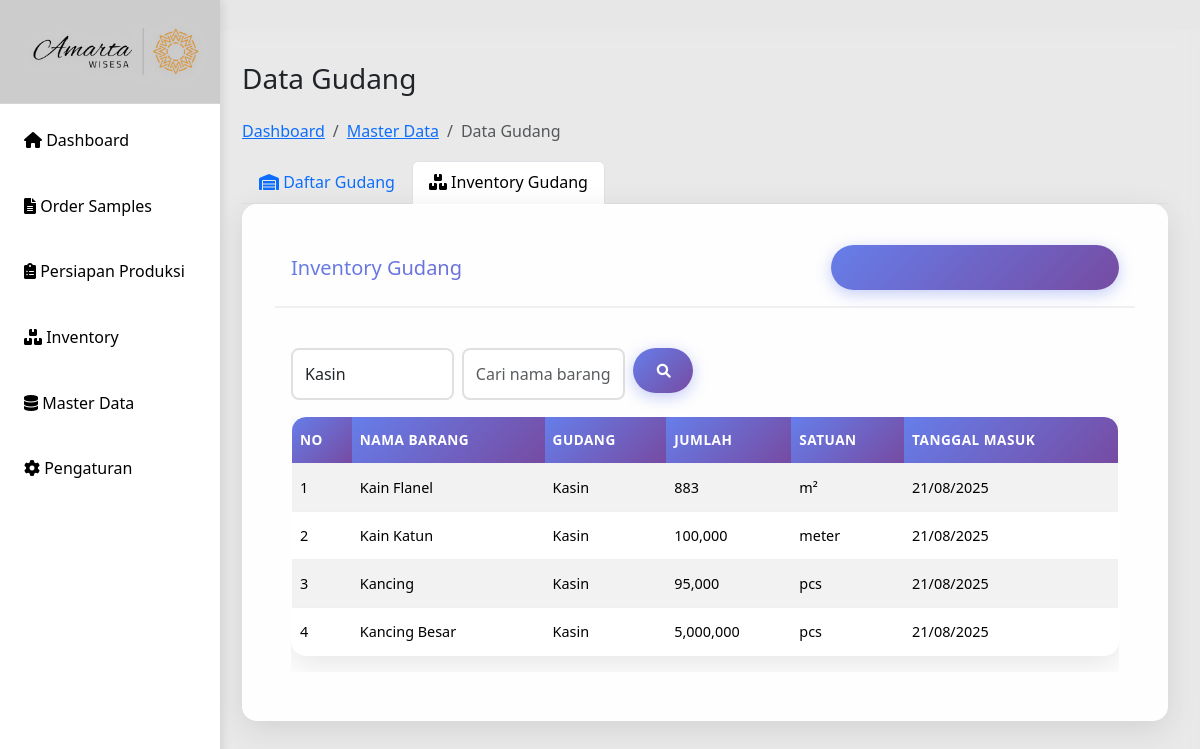
The page /data-gudang.php?filter_gudang=3 on the database as committed earlier.
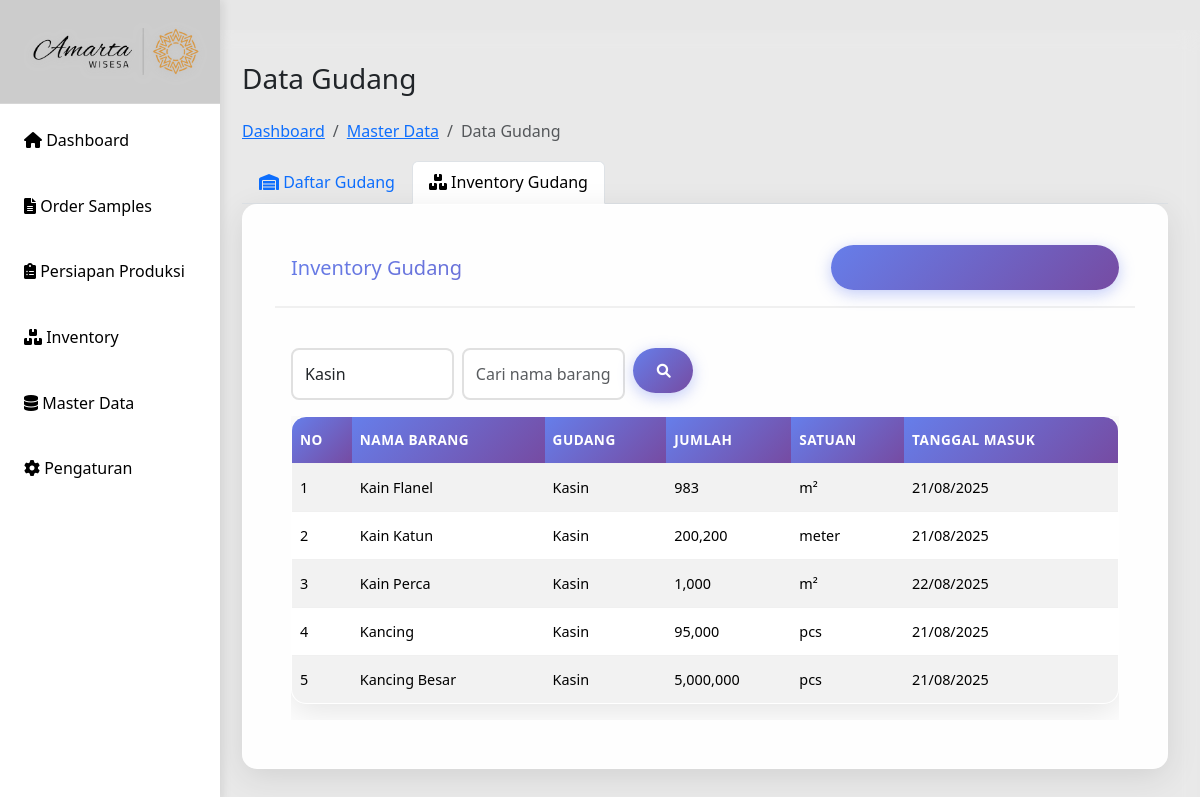
The same page on the database as committed later.
### tables this page shows
CREATE TABLE `inventory_gudang` (
  `id_inventory` int(11) NOT NULL,
  `id_gudang` int(11) NOT NULL,
  `nama_barang` varchar(100) NOT NULL,
  `jumlah` int(11) NOT NULL DEFAULT 0,
  `stok_akhir` int(11) NOT NULL DEFAULT 0,
  `satuan` varchar(20) NOT NULL,
  `tanggal_masuk` date DEFAULT NULL,
  `tanggal_update` timestamp NOT NULL DEFAULT current_timestamp() ON UPDATE current_timestamp()
);

CREATE TABLE `gudang` (
  `id_gudang` int(11) NOT NULL,
  `nama` varchar(100) NOT NULL,
  `alamat` text NOT NULL,
  `kepala_gudang` varchar(100) NOT NULL,
  `kapasitas` int(11) NOT NULL COMMENT 'Kapasitas dalam meter persegi',
  `keterangan` text DEFAULT NULL,
  `created_at` timestamp NOT NULL DEFAULT current_timestamp(),
  `updated_at` timestamp NOT NULL DEFAULT current_timestamp() ON UPDATE current_timestamp()
);

### data-gudang.php (the view, shortened to what this page needs)
<?php
include 'config/db.php';
include 'includes/header.php';
$sql = "SELECT * FROM gudang ORDER BY id_gudang DESC";
$result = mysqli_query($conn, $sql);
$gudangList = mysqli_fetch_all($result, MYSQLI_ASSOC);
?>
<div class="main-content">
    <div class="row">
        <div class="col-12">
            <h1 class="h3 mb-4">Data Gudang</h1>
            <nav aria-label="breadcrumb">
                <ol class="breadcrumb">
                    <li class="breadcrumb-item"><a href="index.php">Dashboard</a></li>
                    <li class="breadcrumb-item"><a href="master-data.php">Master Data</a></li>
                    <li class="breadcrumb-item active">Data Gudang</li>
                </ol>
            </nav>
            <ul class="nav nav-tabs" id="gudangTabs" role="tablist">
                <li class="nav-item" role="presentation">
                    <button class="nav-link <?= (!isset($_GET['filter_gudang']) && !isset($_GET['search_nama'])) ? 'active' : '' ?>" id="daftar-gudang-tab" data-bs-toggle="tab" data-bs-target="#daftar-gudang" type="button" role="tab">
                        <i class="fas fa-warehouse"></i> Daftar Gudang
                    </button>
                </li>
                <li class="nav-item" role="presentation">
                    <button class="nav-link <?= (isset($_GET['filter_gudang']) || isset($_GET['search_nama'])) ? 'active' : '' ?>" id="inventory-gudang-tab" data-bs-toggle="tab" data-bs-target="#inventory-gudang" type="button" role="tab">
                        <i class="fas fa-boxes"></i> Inventory Gudang
                    </button>
                </li>
            </ul>
            <div class="tab-content" id="gudangTabsContent">
                <div class="tab-pane fade <?= (isset($_GET['filter_gudang']) || isset($_GET['search_nama'])) ? 'show active' : '' ?>" id="inventory-gudang" role="tabpanel">
                    <?php
                    $filter_gudang = isset($_GET['filter_gudang']) ? $_GET['filter_gudang'] : '';
                    $search_nama = isset($_GET['search_nama']) ? $_GET['search_nama'] : '';
                    $inventoryGudangQuery = "
                        SELECT ig.*, g.nama as nama_gudang,
                               COALESCE(ig.stok_akhir, ig.jumlah) as stok_tersedia
                        FROM inventory_gudang ig
                        JOIN gudang g ON ig.id_gudang = g.id_gudang
                        WHERE 1=1
                    ";
                    if (!empty($filter_gudang)) {
                        $inventoryGudangQuery .= " AND ig.id_gudang = " . intval($filter_gudang);
                    }
                    $inventoryGudangQuery .= " ORDER BY ig.nama_barang ASC";
                    $inventoryGudangResult = mysqli_query($conn, $inventoryGudangQuery);
                    $inventoryGudangList = mysqli_fetch_all($inventoryGudangResult, MYSQLI_ASSOC);
                    ?>
                    <div class="card">
                        <div class="card-header d-flex justify-content-between align-items-center">
                            <h5 class="card-title mb-0">Inventory Gudang</h5>
                            <button type="button" class="btn btn-primary" data-bs-toggle="modal" data-bs-target="#tambahInventoryGudangModal">
                                <i class="fas fa-plus"></i> <strong>TAMBAH INVENTORY GUDANG</strong>
                            </button>
                        </div>
                        <div class="card-body">
                            <div class="row mb-3">
                                <div class="col-md-6">
                                    <form method="GET" class="row g-2">
                                        <div class="col-md-5">
                                            <select name="filter_gudang" class="form-control" onchange="this.form.submit()">
                                                <?php foreach ($gudangList as $gudang): ?>
                                                <option value="<?= $gudang['id_gudang']; ?>" <?= ($filter_gudang == $gudang['id_gudang']) ? 'selected' : ''; ?>>
                                                    <?= htmlspecialchars($gudang['nama']); ?>
                                                </option>
                                                <?php endforeach; ?>
                                            </select>
                                        </div>
                                        <div class="col-md-5">
                                            <input type="text" name="search_nama" class="form-control" placeholder="Cari nama barang..."
                                                   value="<?= htmlspecialchars($search_nama); ?>">
                                        </div>
                                        <div class="col-md-2">
                                            <button type="submit" class="btn btn-primary w-100">
                                                <i class="fas fa-search"></i>
                                            </button>
                                        </div>
                                    </form>
                                </div>
                            </div>
                            <div class="table-responsive">
                                <table class="table table-striped table-hover" id="tabelInventoryGudang">
                                    <thead>
                                        <tr>
                                            <th>No</th>
                                            <th>Nama Barang</th>
                                            <th>Gudang</th>
                                            <th>Jumlah</th>
                                            <th>Satuan</th>
                                            <th>Tanggal Masuk</th>
                                        </tr>
                                    </thead>
                                    <tbody>
                                        <?php $no = 1; foreach ($inventoryGudangList as $item): ?>
                                        <tr>
                                            <td><?= $no++; ?></td>
                                            <td><?= htmlspecialchars($item['nama_barang']); ?></td>
                                            <td><?= htmlspecialchars($item['nama_gudang']); ?></td>
                                            <td><?= number_format($item['jumlah']); ?></td>
                                            <td><?= htmlspecialchars($item['satuan']); ?></td>
                                            <td><?= $item['tanggal_masuk'] ? date('d/m/Y', strtotime($item['tanggal_masuk'])) : '-'; ?></td>
                                        </tr>
                                        <?php endforeach; ?>
                                    </tbody>
                                </table>
                            </div>
                        </div>
                    </div>
                </div>
            </div>
        </div>
    </div>
</div>
<?php
include 'includes/footer.php';
?>

### includes/header.php (shortened to what this page needs)
<!DOCTYPE html>
<html lang="id">
<head>
    <link href="https://cdn.jsdelivr.net/npm/bootstrap@5.3.3/dist/css/bootstrap.min.css" rel="stylesheet">
    <link href="https://cdnjs.cloudflare.com/ajax/libs/font-awesome/6.0.0/css/all.min.css" rel="stylesheet">
    <link href="https://cdn.datatables.net/1.13.7/css/dataTables.bootstrap5.min.css" rel="stylesheet">
    <link rel="stylesheet" href="css/style.css">
</head>
<body>
    <button class="sidebar-toggle" onclick="toggleSidebar()">
    </button>
   <?php include 'sidebar.php'; ?>

### includes/sidebar.php
<nav class="sidebar" id="sidebar">
    <div class="sidebar-header">
        <img src="img/amarta-wisesa.png" alt="Amarta Wisesa Logo" class="sidebar-logo">
    </div>
    <ul class="sidebar-nav">
        <li>
            <a href="index.php" class="nav-link <?php echo basename($_SERVER['PHP_SELF']) == 'index.php' ? 'active' : ''; ?>">
                <i class="fas fa-home"></i>
                Dashboard
            </a>
        </li>
        <li>
            <a href="sps-sample.php" class="nav-link <?php echo basename($_SERVER['PHP_SELF']) == 'sps-sample.php' ? 'active' : ''; ?>">
                <i class="fas fa-file-alt"></i>
                Order Samples
            </a>
        </li>
        <li>
            <a href="persiapan.php" class="nav-link <?php echo basename($_SERVER['PHP_SELF']) == 'persiapan.php' ? 'active' : ''; ?>">
                <i class="fas fa-clipboard-list"></i>
                Persiapan Produksi
            </a>
        </li>
        <li>
            <a href="inventory.php" class="nav-link <?php echo basename($_SERVER['PHP_SELF']) == 'inventory.php' ? 'active' : ''; ?>">
                <i class="fas fa-boxes"></i>
                Inventory
            </a>
        </li>
        <li>
            <a href="master-data.php" class="nav-link <?php echo basename($_SERVER['PHP_SELF']) == 'master-data.php' ? 'active' : ''; ?>">
                <i class="fas fa-database"></i>
                Master Data
            </a>
        </li>
        <li>
            <a href="pengaturan.php" class="nav-link <?php echo basename($_SERVER['PHP_SELF']) == 'pengaturan.php' ? 'active' : ''; ?>">
                <i class="fas fa-cog"></i>
                Pengaturan
            </a>
        </li>
    </ul>
</nav>

### includes/footer.php (shortened to what this page needs)
</body>
</html>

### css/style.css (style rules this page uses)
* { margin: 0; padding: 0; box-sizing: border-box; }
body { font-family: 'Segoe UI', Tahoma, Geneva, Verdana, sans-serif; background: #e7e7e7ff; min-height: 100vh; line-height: 1.6; }
.sidebar { background: #ffffff; width: 260px; height: 100vh; position: fixed; left: -40px; top: 0; padding-top: 0; box-shadow: 4px 0 8px rgba(0,0,0,0.08); overflow-y: auto; transition: all 0.3s cubic-bezier(0.4, 0, 0.2, 1); z-index: 1000; }
.sidebar::before { content: ''; position: absolute; top: 0; left: 0; right: 0; bottom: 0; background: linear-gradient(45deg, rgba(255,255,255,0.3) 0%, rgba(255,255,255,0.1) 50%, rgba(255,255,255,0.2) 100%); pointer-events: none; }
.sidebar-header { background: rgba(0,0,0,0.2); padding: 1.5rem 1rem; text-align: left; backdrop-filter: blur(10px); border-bottom: 1px solid rgba(255,255,255,0.2); }
.sidebar-logo { width: 100%; max-width: 180px; height: auto; margin-left : 50px; transition: all 0.3s ease; filter: drop-shadow(0 2px 4px rgba(189, 189, 189, 0.72)); }
.sidebar ul { list-style: none; }
.sidebar ul li { margin: 0.5rem 1rem; border-radius: 8px; overflow: hidden; transition: all 0.3s ease; }
.sidebar ul li a { color: #000000; text-decoration: none; display: block; padding: 1rem; transition: all 0.3s ease; position: relative; overflow: hidden; }
.sidebar ul li a::before { content: ''; position: absolute; top: 0; left: -100%; width: 100%; height: 100%; background: linear-gradient(90deg, transparent, rgba(255,255,255,0.2), transparent); transition: left 0.5s; }
.main-content { margin-left: 210px; padding: 2rem; background: rgba(255,255,255,0.1); backdrop-filter: blur(10px); min-height: 100vh; }
.card { background: rgba(255,255,255,0.95); border-radius: 15px; padding: 2rem; margin-bottom: 1.5rem; box-shadow: 0 8px 32px rgba(0,0,0,0.1); backdrop-filter: blur(10px); border: 1px solid rgba(255,255,255,0.2); transition: transform 0.3s ease, box-shadow 0.3s ease; }
.card-header { border-bottom: 2px solid #f0f0f0; padding-bottom: 1rem; margin-bottom: 1.5rem; background: linear-gradient(135deg, #667eea, #764ba2); -webkit-background-clip: text; -webkit-text-fill-color: transparent; background-clip: text; }
.table { width: 100%; border-collapse: separate; border-spacing: 0; background: white; border-radius: 15px; overflow: hidden; box-shadow: 0 8px 32px rgba(0,0,0,0.1); border: 1px solid rgba(255,255,255,0.2); }
.table th, .table td { padding: 12px 8px; text-align: left; border-bottom: 1px solid #f0f0f0; font-size: 0.9rem; }
.table th { background: linear-gradient(135deg, #667eea, #764ba2); color: white; font-weight: 600; text-transform: uppercase; letter-spacing: 0.5px; font-size: 0.85rem; }
.table tr { transition: all 0.3s ease; }
.table tr:last-child td { border-bottom: none; }
.btn { padding: 12px 24px; border: none; border-radius: 25px; cursor: pointer; text-decoration: none; display: inline-block; font-size: 14px; font-weight: 600; text-transform: uppercase; letter-spacing: 0.5px; transition: all 0.3s ease; position: relative; overflow: hidden; }
.btn::before { content: ''; position: absolute; top: 50%; left: 50%; width: 0; height: 0; background: rgba(255,255,255,0.2); border-radius: 50%; transform: translate(-50%, -50%); transition: width 0.6s, height 0.6s; }
.btn-primary { background: linear-gradient(135deg, #667eea, #764ba2); color: white; box-shadow: 0 4px 15px rgba(102,126,234,0.4); }
.form-control { width: 100%; padding: 12px; border: 2px solid #e0e0e0; border-radius: 8px; transition: all 0.3s ease; font-size: 16px; }
.mb-3 { margin-bottom: 1.5rem; }
.card { animation: fadeInUp 0.6s ease-out; }

Rows that differ between the two databases and show on the page:
changed inventory_gudang "Kain Flanel": jumlah "883" → "983"
changed inventory_gudang "Kain Katun": jumlah "100,000" → "200,200"
added inventory_gudang: nama_barang "Kain Perca", id_gudang.nama "Kasin", jumlah "1,000", satuan "m²", tanggal_masuk "22/08/2025"
